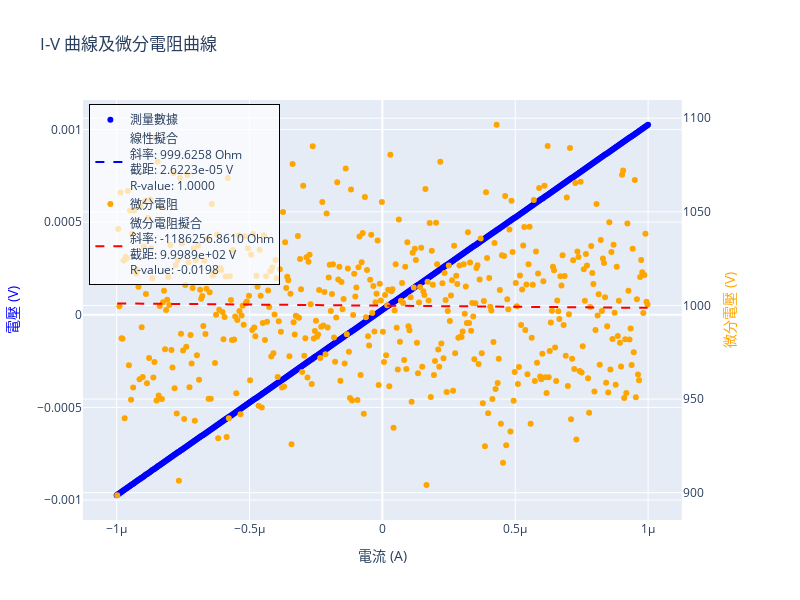

The code cell stored with this chart in its notebook:
### Code cell
import plotly.graph_objects as go
from plotly.subplots import make_subplots

# 創建子圖，包含雙 Y 軸
fig = make_subplots(specs=[[{"secondary_y": True}]])

# 繪製 I-V 曲線及擬合曲線
fig.add_trace(
    go.Scatter(
        x=current,
        y=voltage,
        mode='markers',
        name='測量數據',
        marker=dict(color='blue')
    ),
    secondary_y=False
)

fig.add_trace(
    go.Scatter(
        x=current,
        y=voltage_fit,
        mode='lines',
        name=f'線性擬合<br>斜率: {slope:.4f} Ohm<br>截距: {intercept:.4e} V<br>R-value: {r_value:.4f}',
        line=dict(color='blue', dash='dash')
    ),
    secondary_y=False
)

# 繪製微分電阻曲線及擬合曲線
fig.add_trace(
    go.Scatter(
        x=differential_current,
        y=differential_voltage,
        mode='markers',
        name='微分電阻',
        marker=dict(color='orange')
    ),
    secondary_y=True
)

fig.add_trace(
    go.Scatter(
        x=differential_current,
        y=differential_voltage_fit,
        mode='lines',
        name=f'微分電阻擬合<br>斜率: {diff_slope:.4f} Ohm<br>截距: {diff_intercept:.4e} V<br>R-value: {diff_r_value:.4f}',
        line=dict(color='red', dash='dash')
    ),
    secondary_y=True
)

# 更新圖表的佈局
fig.update_layout(
    title='I-V 曲線及微分電阻曲線',
    xaxis=dict(title='電流 (A)'),
    yaxis=dict(title='電壓 (V)', titlefont=dict(color='blue')),
    yaxis2=dict(title='微分電壓 (V)', titlefont=dict(color='orange')),
    legend=dict(x=0.01, y=0.99, bgcolor='rgba(255,255,255,0.7)', bordercolor='black', borderwidth=1),
    width=800,
    height=600
)

# 顯示圖表
fig.show()

### Figure 1 — Plotly figure (JSON) as saved in the notebook; plotly's stock layout.template omitted (floating-point values rounded to 4 significant figures; data arrays with more than 128 entries replaced by an {"elided": "..."} marker saying what was removed)
{"data": [{"marker": {"color": "blue"}, "mode": "markers", "name": "測量數據", "type": "scatter", "x": {"elided": "501 float values"}, "xaxis": "x", "y": {"elided": "501 float values"}, "yaxis": "y"}, {"line": {"color": "blue", "dash": "dash"}, "mode": "lines", "name": "線性擬合<br>斜率: 999.6258 Ohm<br>截距: 2.6223e-05 V<br>R-value: 1.0000", "type": "scatter", "x": {"elided": "501 float values"}, "xaxis": "x", "y": {"elided": "501 float values"}, "yaxis": "y"}, {"marker": {"color": "orange"}, "mode": "markers", "name": "微分電阻", "type": "scatter", "x": {"elided": "500 float values"}, "xaxis": "x", "y": {"elided": "500 float values"}, "yaxis": "y2"}, {"line": {"color": "red", "dash": "dash"}, "mode": "lines", "name": "微分電阻擬合<br>斜率: -1186256.8610 Ohm<br>截距: 9.9989e+02 V<br>R-value: -0.0198", "type": "scatter", "x": {"elided": "500 float values"}, "xaxis": "x", "y": {"elided": "500 float values"}, "yaxis": "y2"}], "layout": {"height": 600, "legend": {"bgcolor": "rgba(255,255,255,0.7)", "bordercolor": "black", "borderwidth": 1, "x": 0.01, "y": 0.99}, "title": {"text": "I-V 曲線及微分電阻曲線"}, "width": 800, "xaxis": {"anchor": "y", "domain": [0, 0.94], "title": {"text": "電流 (A)"}}, "yaxis": {"anchor": "x", "domain": [0, 1], "title": {"font": {"color": "blue"}, "text": "電壓 (V)"}}, "yaxis2": {"anchor": "x", "overlaying": "y", "side": "right", "title": {"font": {"color": "orange"}, "text": "微分電壓 (V)"}}}}
